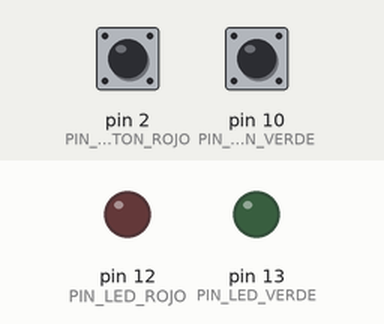
This sketch was run on a simulated Arduino Uno, built with avr-gcc and run on an emulated ATmega328P. Shown: output pins drawn as LEDs (lit = HIGH). Inputs (shaded band) come from the test bench; at power-on: pin 2 (PIN_BOTON_ROJO) HIGH, pin 10 (PIN_BOTON_VERDE) HIGH.

Above: at 1.2 s.
1.3 s: pin 2 (PIN_BOTON_ROJO) pulled LOW for 0.15 s
At 1.39 s:
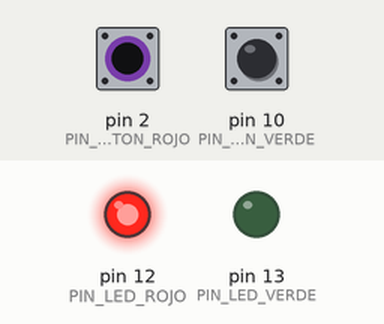
2.9 s: pin 10 (PIN_BOTON_VERDE) pulled LOW for 0.15 s
At 2.99 s:
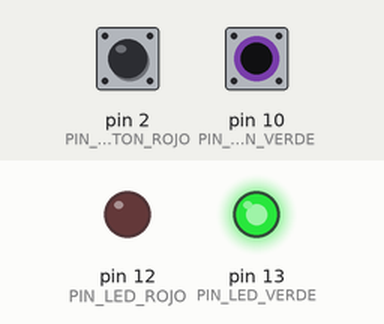
4.5 s: pin 10 (PIN_BOTON_VERDE) pulled LOW for 3.2 s
At 8.6 s:
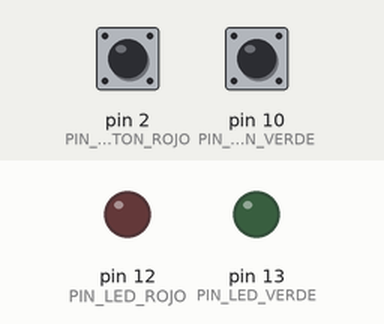
9.2 s: pin 2 (PIN_BOTON_ROJO) pulled LOW for 3.2 s
At 9.7 s:
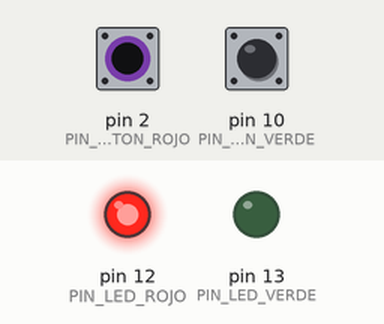
13.9 s: pin 2 (PIN_BOTON_ROJO) driven LOW and pin 10 (PIN_BOTON_VERDE) driven LOW
At 14.4 s:
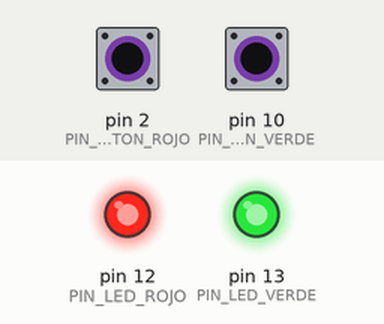
Timing chart, 0 to 16.4 s (numbered marks = the images above; inputs shaded):
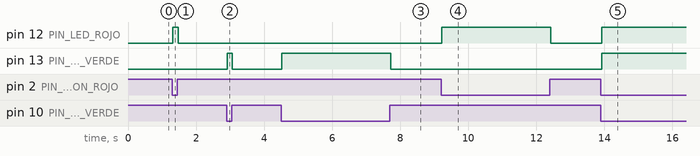

Measured:
- after the input at 1.3 s, pin 12 (PIN_LED_ROJO): LOW → HIGH at once, → LOW 0.15 s later
- after the input at 2.9 s, pin 13 (PIN_LED_VERDE): LOW → HIGH at once, → LOW 0.15 s later
- after the input at 4.5 s, pin 13 (PIN_LED_VERDE): LOW → HIGH at once, → LOW 3.2 s later
- after the input at 9.2 s, pin 12 (PIN_LED_ROJO): LOW → HIGH at once, → LOW 3.2 s later
- after the input at 13.9 s, pin 12 (PIN_LED_ROJO), pin 13 (PIN_LED_VERDE): LOW → HIGH at once

The sketch:

Ejercicio_03.ino
```cpp
// Parte 3

//     Ejercicio 3
const int PIN_BOTON_ROJO = 2;
const int PIN_BOTON_VERDE = 10;
const int PIN_LED_VERDE = 13;
const int PIN_LED_ROJO = 12;
const unsigned long DEBOUNCE_MS = 20;

// ROJO
int estado_rojo = HIGH;
int ultimo_rojo = HIGH;
unsigned long t_rojo = 0;

// VERDE
int estado_verde = HIGH;
int ultimo_verde = HIGH;
unsigned long t_verde = 0;

void setup() {
    pinMode(PIN_BOTON_ROJO, INPUT_PULLUP);
    pinMode(PIN_BOTON_VERDE, INPUT_PULLUP);
    pinMode(PIN_LED_VERDE, OUTPUT);
    pinMode(PIN_LED_ROJO, OUTPUT);
    Serial.println("Lab 02 — Ejercicio 3");
}

void loop() {
    int lectura_rojo = digitalRead(PIN_BOTON_ROJO);
    int lectura_verde = digitalRead(PIN_BOTON_VERDE);

    // -------- ROJO --------
    if (lectura_rojo != ultimo_rojo) {
        t_rojo = millis();
    }

    if ((millis() - t_rojo) > DEBOUNCE_MS) {
        estado_rojo = lectura_rojo;
    }

    ultimo_rojo = lectura_rojo;

    // -------- VERDE --------
    if (lectura_verde != ultimo_verde) {
        t_verde = millis();
    }

    if ((millis() - t_verde) > DEBOUNCE_MS) {
        estado_verde = lectura_verde;
    }

    ultimo_verde = lectura_verde;

    // -------- CONTROL DE LEDs --------
    // LOW = presionado (por pull-up)

    if (estado_rojo == LOW) {
        digitalWrite(PIN_LED_ROJO, HIGH);
    } else {
        digitalWrite(PIN_LED_ROJO, LOW);
    }

    if (estado_verde == LOW) {
        digitalWrite(PIN_LED_VERDE, HIGH);
    } else {
        digitalWrite(PIN_LED_VERDE, LOW);
    }
}
```
